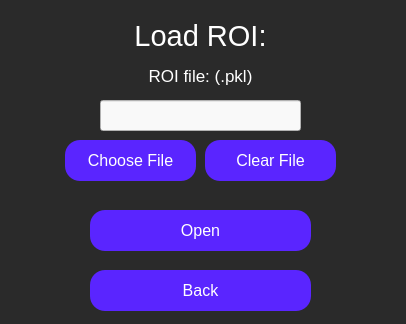
<?xml version="1.0" encoding="UTF-8"?>
<ui version="4.0">
 <class>loadRoi</class>
 <widget class="QWidget" name="loadRoi">
  <property name="geometry">
   <rect>
    <x>0</x>
    <y>0</y>
    <width>406</width>
    <height>324</height>
   </rect>
  </property>
  <property name="windowTitle">
   <string>Load Region of Interest (ROI)</string>
  </property>
  <property name="styleSheet">
   <string notr="true">QWidget {
	background-color: rgb(42, 42, 42);
}</string>
  </property>
  <widget class="QLabel" name="editImageDisplayLabel">
   <property name="geometry">
    <rect>
     <x>100</x>
     <y>-30</y>
     <width>201</width>
     <height>131</height>
    </rect>
   </property>
   <property name="styleSheet">
    <string notr="true">QLabel {
	font-size: 29px;
	color: rgb(255, 255, 255);
	background-color: rgba(255, 255, 255, 0);
}</string>
   </property>
   <property name="text">
    <string>Load ROI:</string>
   </property>
   <property name="textFormat">
    <enum>Qt::AutoText</enum>
   </property>
   <property name="scaledContents">
    <bool>false</bool>
   </property>
   <property name="alignment">
    <set>Qt::AlignCenter</set>
   </property>
   <property name="wordWrap">
    <bool>true</bool>
   </property>
  </widget>
  <widget class="QLabel" name="newFolderPathLabel">
   <property name="geometry">
    <rect>
     <x>100</x>
     <y>50</y>
     <width>201</width>
     <height>51</height>
    </rect>
   </property>
   <property name="styleSheet">
    <string notr="true">QLabel {
	background-color: rgba(255, 255, 255, 0);
	color: white;
	font-size: 17px;
}</string>
   </property>
   <property name="text">
    <string>ROI file: (.pkl)</string>
   </property>
   <property name="alignment">
    <set>Qt::AlignCenter</set>
   </property>
   <property name="textInteractionFlags">
    <set>Qt::NoTextInteraction</set>
   </property>
  </widget>
  <widget class="QLineEdit" name="roiPathInput">
   <property name="geometry">
    <rect>
     <x>100</x>
     <y>100</y>
     <width>201</width>
     <height>31</height>
    </rect>
   </property>
   <property name="styleSheet">
    <string notr="true">QLineEdit {
	background-color: rgb(249, 249, 249);
	color: black;
}</string>
   </property>
  </widget>
  <widget class="QPushButton" name="chooseFileButton">
   <property name="geometry">
    <rect>
     <x>65</x>
     <y>140</y>
     <width>131</width>
     <height>41</height>
    </rect>
   </property>
   <property name="styleSheet">
    <string notr="true">QPushButton {
	color: white;
	font-size: 16px;
	background: rgb(90, 37, 255);
	border-radius: 15px;
}</string>
   </property>
   <property name="text">
    <string>Choose File</string>
   </property>
  </widget>
  <widget class="QPushButton" name="clearFileButton">
   <property name="geometry">
    <rect>
     <x>205</x>
     <y>140</y>
     <width>131</width>
     <height>41</height>
    </rect>
   </property>
   <property name="styleSheet">
    <string notr="true">QPushButton {
	color: white;
	font-size: 16px;
	background: rgb(90, 37, 255);
	border-radius: 15px;
}</string>
   </property>
   <property name="text">
    <string>Clear File</string>
   </property>
  </widget>
  <widget class="QPushButton" name="openRoiButton">
   <property name="geometry">
    <rect>
     <x>90</x>
     <y>210</y>
     <width>221</width>
     <height>41</height>
    </rect>
   </property>
   <property name="styleSheet">
    <string notr="true">QPushButton {
	color: white;
	font-size: 16px;
	background: rgb(90, 37, 255);
	border-radius: 15px;
}</string>
   </property>
   <property name="text">
    <string>Open</string>
   </property>
  </widget>
  <widget class="QPushButton" name="backButton">
   <property name="geometry">
    <rect>
     <x>90</x>
     <y>270</y>
     <width>221</width>
     <height>41</height>
    </rect>
   </property>
   <property name="styleSheet">
    <string notr="true">QPushButton {
	color: white;
	font-size: 16px;
	background: rgb(90, 37, 255);
	border-radius: 15px;
}</string>
   </property>
   <property name="text">
    <string>Back</string>
   </property>
  </widget>
 </widget>
 <resources/>
 <connections/>
</ui>
